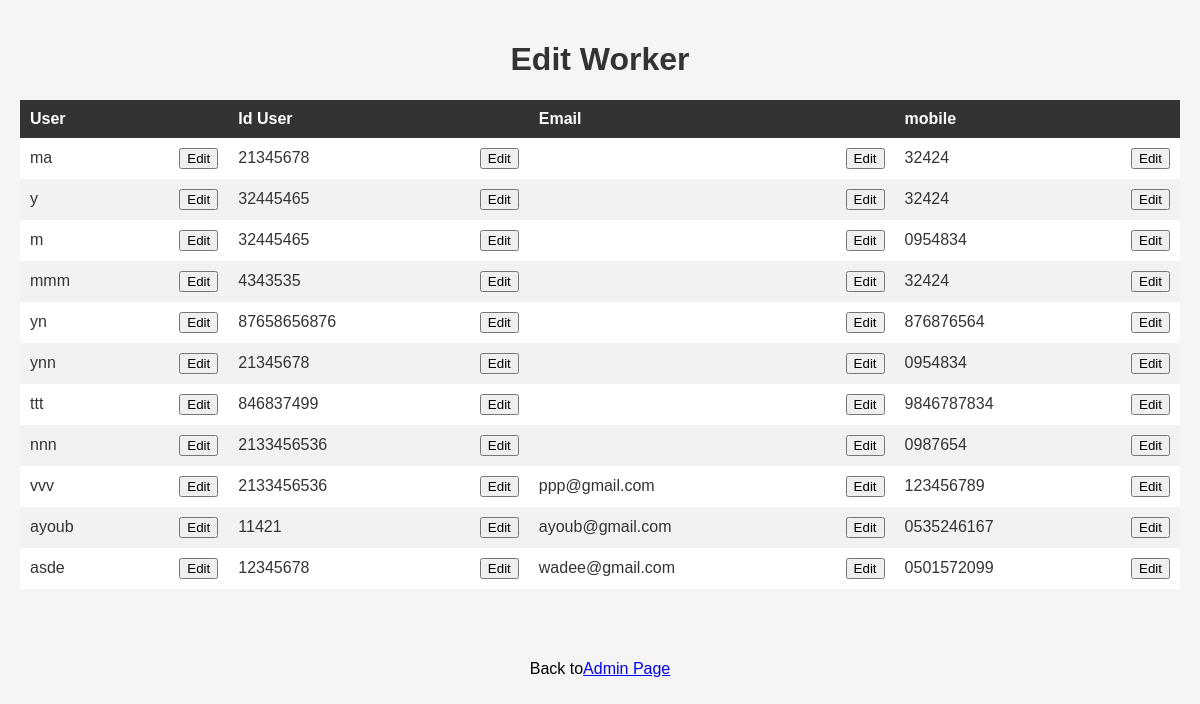
The page /EditWorker on the database as committed earlier.
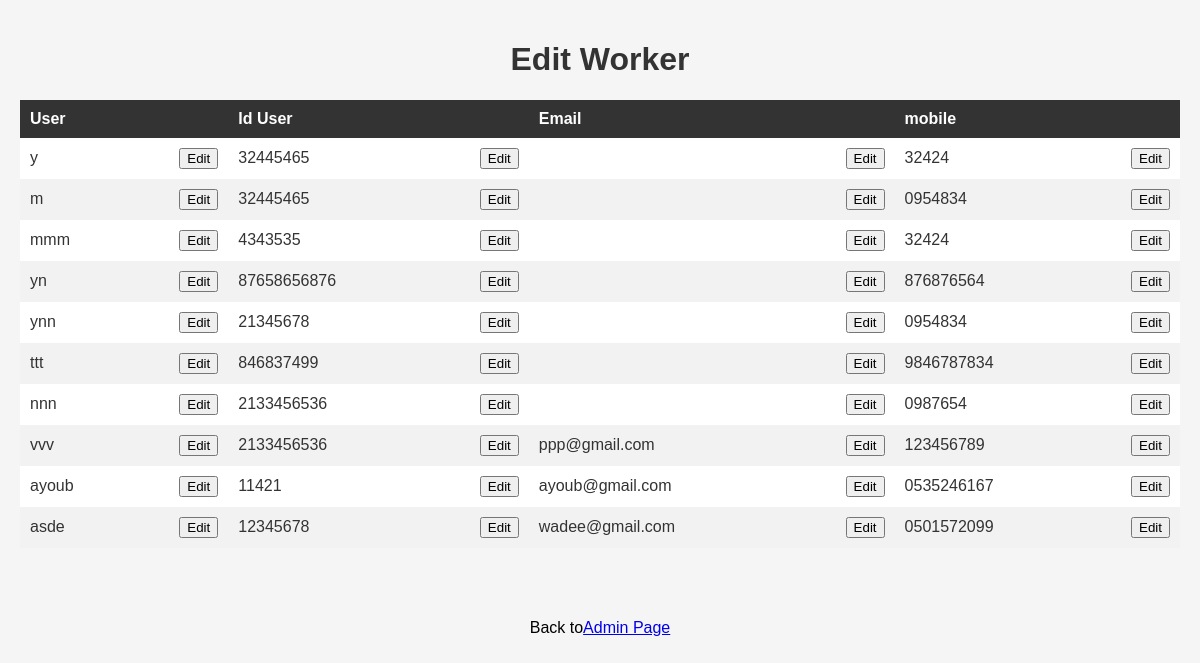
The same page on the database as committed later.
### Boards/models.py (models this page shows, shortened)
class Worker(models.Model):
    user = models.OneToOneField(User, on_delete=models.CASCADE)
    id_user = models.IntegerField()
    profile_pic = models.ImageField(
        upload_to='profile_pic/CustomerProfilePic/', null=True, blank=True)
    mobile = models.CharField(max_length=20, null=False)
    email = models.EmailField(null=False, default="")

### Boards/views.py (the view)
# urls.py: path('EditWorker', views.EditWorker, name='EditWorker'),
def EditWorker(request):
    context = {}
    if request.method == 'GET':
        result = models.Worker.objects.all()
        context = {"result": result}
    return render(request, 'EditWorker.html', context=context)

### Templates/EditWorker.html (shortened to what this page needs)
<!DOCTYPE html>
<html>
<head>
</head>
<body>
  <h1>Edit Worker</h1>
  <table>
    <thead>
      <tr>
        <th>User</th>
        <th>   </th>
        <th>Id User</th>
        <th>   </th>
        <th>Email</th>
        <th>   </th>
        <th>mobile</th>
        <th>   </th>
      </tr>
    </thead>
    <tbody>
        {% block content %}
        {% for x in result %}
            <tr>
                <td>{{x.user}}</td>
                <td><a href="{% url 'EditWorkerusername' x.user_id  %}"> <button style="float: right">Edit</button></a></td>
                <td>{{x.id_user}}</td>
                <td><a href="{% url 'EditWorkerIDuser' x.user_id  %}"> <button style="float: right">Edit</button></a></td>
                <td>{{x.email}}</td>
                <td><a href="{% url 'EditWorkerEmail' x.user_id  %}"> <button style="float: right">Edit</button></a></td>
                <td>{{x.mobile}}</td>
                <td><a href="{% url 'EditWorkermobile' x.user_id  %}"> <button style="float: right">Edit</button></a></td>
            </tr>
        {% endfor %}
        {% endblock content %}
    </tbody>
  </table>
<div style="display: flex; justify-content: center; align-items: center; height: 20vh;">  Back to  <a href= "/HomePageadmin" > Admin Page </a> </div>
</body>
</html>

Rows that differ between the two databases and show on the page:
removed Worker: user "ma", id_user "21345678", mobile "32424"
